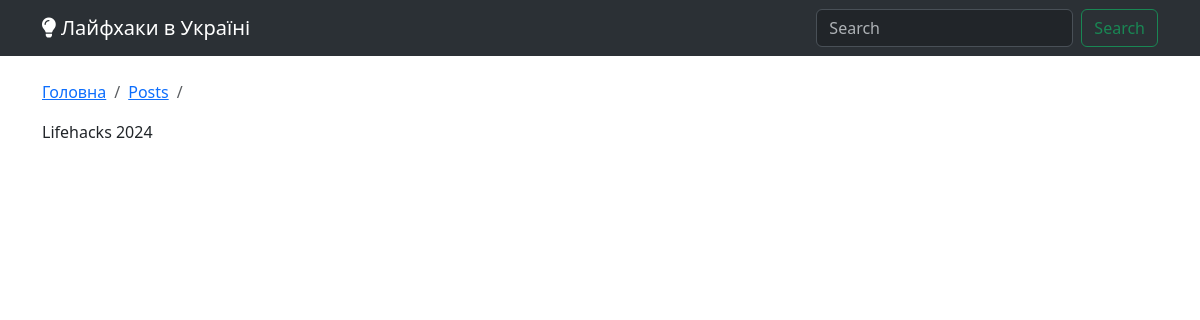
The page /posts/ditiacha-oliia-dlia-zmishuvachiv on the database as committed earlier.
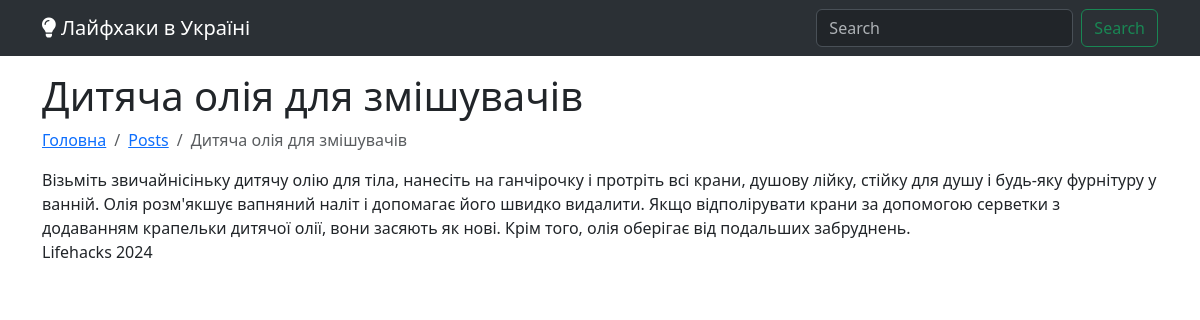
The same page on the database as committed later.
### blog/models.py (models this page shows, shortened)
class Post(models.Model):
    title = models.CharField(max_length=200)
    slug = models.CharField(max_length=200, unique=True, blank=True)
    content = models.TextField()
    image = models.CharField(max_length=200, blank=True, null=True)
    youtube = models.CharField(max_length=100, blank=True, null=True)
    tiktok = models.CharField(max_length=100, blank=True, null=True)
    categories = models.ManyToManyField(Category, related_name='posts')
    created_at = models.DateTimeField(auto_now_add=True)
    @property
    def anons(self):
        text = self.content.replace("&nbsp;", " ")
        text = text.replace("\n", " ")
        text = text.replace("\r", " ")
        text = text.replace("  ", " ")
        text = text.replace("&amp;", "&")
        text = text.replace("&#39;", "'")
        text = text.replace('&quot;', '"')
        text = text.replace("&raquo;", '"')
        text = text.replace("&laquo;", '"')
        text = text.replace("&rsquo;", "'")
        return text.lstrip()[0:300]

### blog/views.py (the view)
# urls.py: path('<str:slug>', views.post, name='post_detail'),
def post(request, slug):
    categories = Category.objects.all()
    post = Post.objects.filter(slug=slug).first()
    return render(request, 'blog/post.html', {"categories": categories, "post": post, "active": "posts"})

### blog/templates/blog/post.html (shortened to what this page needs)
{% extends "layout.html" %}
{% block content %}
  <h1>{{ post.title }}</h1>
  <nav aria-label="breadcrumb">
    <ul class="breadcrumb">
      <li class="breadcrumb-item">
        <a href="/">Головна</a>
      </li>
      <li class="breadcrumb-item">
        <a href="/posts">Posts</a>
      </li>
      <li class="breadcrumb-item active" aria-current="page">
        {{ post.title }}
      </li>
    </ul>
  </nav>
  <article class="article-content">
    {{ post.content|safe }}
  </article>
{% endblock %}

Rows that differ between the two databases and show on the page:
added Post: title "Дитяча олія для змішувачів", content "Візьміть звичайнісіньку дитячу олію для тіла, нанесіть на ганчірочку і протріть всі крани, душову лійку, стійку для душу і будь-яку фурнітуру у ванній. Олія розм'якшує вапняний наліт і допомагає його швидко видалити. Якщо відполірувати крани за допомогою серветки з додаванням крапельки дитячої олії, вони засяють як нові. Крім того, олія оберігає від подальших забруднень."
